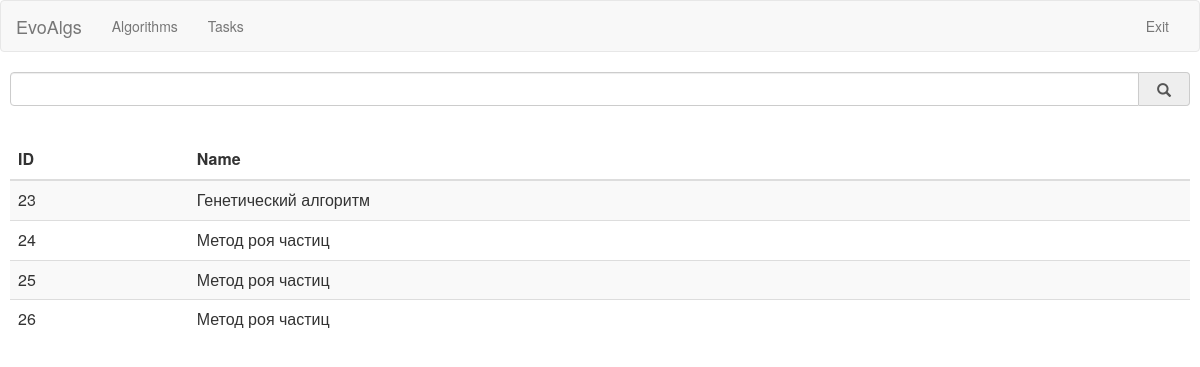
The page /core/talgs/ on the database as committed earlier.
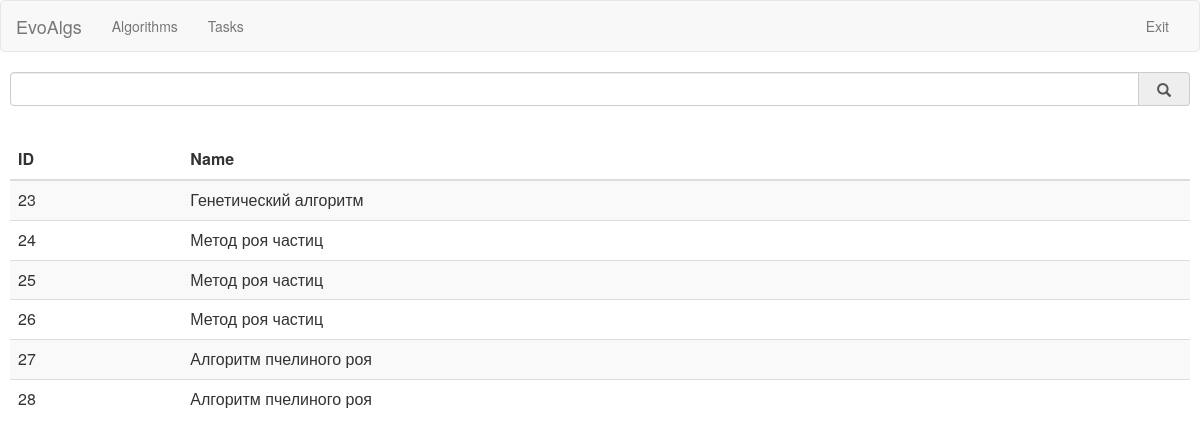
The same page on the database as committed later.
### core/models.py (models this page shows)
class TimeStamp(models.Model):
	created_date = models.DateTimeField(auto_now_add=True)
	modified_date = models.DateTimeField(auto_now=True)
	class Meta:
		abstract=True

class AlgTemplate(TimeStamp):
	name=models.CharField(max_length=200)
	strategies=models.ManyToManyField(Strategy)
	params=models.ManyToManyField(AlgParam)
	constructor=models.ForeignKey(AlgConstructor,blank=True,null=True)
	desc=models.CharField(max_length=500,blank=True)

### core/views.py (the view)
class AlgSearch(ListView):
    model=models.AlgTemplate
    template_name="algorithm_search.html"
    context_object_name="algs"
    paginate_by = 10
    def get_queryset(self):
        qs = super(AlgSearch, self).get_queryset()
        if("algname" in self.request.GET) and (self.request.GET["algname"]!=""):
            qs=qs.filter(name__icontains=self.request.GET["algname"])
        return qs
    def get_context_data(self, **kwargs):
        context = super(AlgSearch, self).get_context_data(**kwargs)
        context['get'] = self.request.GET
        return context

### core/templates/algorithm_search.html (shortened to what this page needs)
{% extends "master.html" %}
{% block content %}
<form class="input-group" method="GET">
	<input type="text" name="algname" class="form-control" value="{{ get.algname }}">
	<span class="input-group-addon">
        <button  type="submit" style="background: transparent;border: 0px;">
            <span class="glyphicon glyphicon-search"></span>
        </button>
    </span>
</form>
<br/>
<table class="table table-striped table-hover">
	<thead> <tr> <th>ID</th> <th>Name</th> </tr> </thead>
	<tbody>
		{% for obj in algs %}
			<tr class="clickable-row" data-href='{% url "talg" obj.id %}'><td>{{obj.id}}</td><td>{{obj.name}}</td></tr>
		{% endfor %}
	</tbody>
</table>
{% endblock %}

### core/templates/master.html (shortened to what this page needs)
<html>
	<head>
		<link rel='stylesheet' type="text/css" href="/static/css/bootstrap.min.css"/>
	</head>
	<body>
		<nav class="navbar navbar-default">
		  <div class="container-fluid">
		    <div class="navbar-header">
		      <a class="navbar-brand" href="{% url 'main_window' %}">EvoAlgs</a>
		    </div>
		    <div class="collapse navbar-collapse" id="bs-example-navbar-collapse-1">
		      <ul class="nav navbar-nav">
		        <li><a href="{% url 'algs_menu' %}">Algorithms</a></li>
		        <li><a href="{% url 'tasks_menu' %}">Tasks</a></li>
		      </ul>
		      <ul class="nav navbar-nav navbar-right">
		        <li><a href="#">Exit</a></li>
		      </ul>
		    </div>
		  </div>
		</nav>
		<div style="padding:0px 10px 0 10px;">
			{% block content %}{% endblock %}
		</div>
	</body>
</html>

Rows that differ between the two databases and show on the page:
added AlgTemplate: id "27", name "Алгоритм пчелиного роя"
added AlgTemplate: id "28", name "Алгоритм пчелиного роя"
